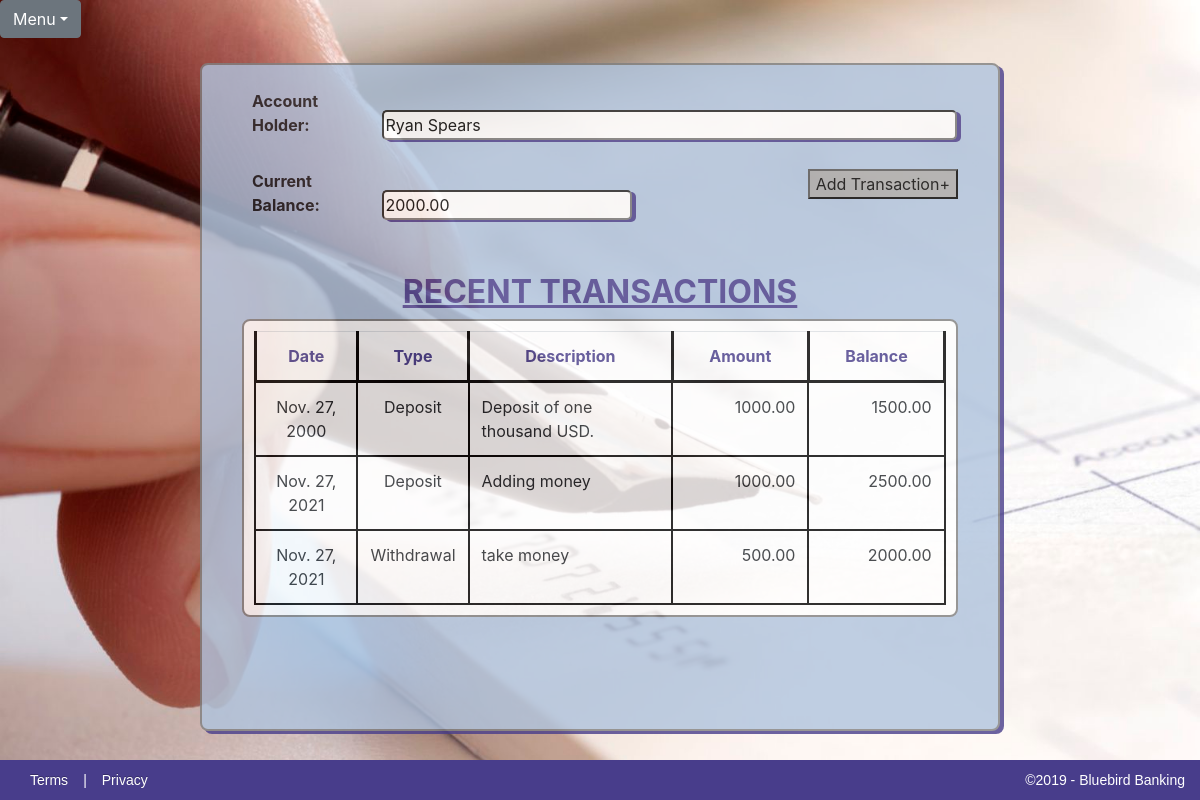
Page /1/balance/ on the committed database.
### Checkbook/models.py (models this page shows)
class Account(models.Model):
    first_name = models.CharField(max_length=50)
    last_name = models.CharField(max_length=50)
    initial_deposit = models.DecimalField(max_digits=15, decimal_places=2)
    Accounts = models.Manager()
    def __str__(self):
        return self.first_name + ' ' + self.last_name

class Transaction(models.Model):
    date = models.DateField()
    type = models.CharField(max_length=10, choices=TransactionTypes)
    amount = models.DecimalField(max_digits=15, decimal_places=2)
    description = models.CharField(max_length=100)
    account = models.ForeignKey(Account, on_delete=models.CASCADE)
    Transactions = models.Manager()

### Checkbook/views.py (the view)
# urls.py: path('<int:pk>/balance/', views.balance, name='balance'),
def balance(request, pk):
    account = get_object_or_404(Account, pk=pk)
    transactions = Transaction.Transactions.filter(account=pk)
    current_total = account.initial_deposit
    table_contents = {}
    for t in transactions:
        if t.type == 'Deposit':
            current_total += t.amount
            table_contents.update({t: current_total})
        else:
            current_total -= t.amount
            table_contents.update({t: current_total})
    content = {'account': account, 'table_contents': table_contents, 'balance': current_total}
    return render(request, 'checkbook/BalanceSheet.html', content)

### Checkbook/templates/checkbook/BalanceSheet.html (shortened to what this page needs)
{% extends 'checkbook_base.html' %}
{% block content %}
<div id="all-transactions-form">
    <form>
        <br>
        <label>Account Holder:</label>
        <input id="accountholder" type="text" name="accountHolder" value="{{ account }}" readonly>
        <br><br>
        <label>Current Balance:</label>
        <input id="balance" type="text" name="currentBalance" value="{{ balance }}" readonly>
        <button type="button"><a href="{% url 'transaction' %}">Add Transaction+</a></button>
    </form>
    <br><br>
</div>
<h2>RECENT TRANSACTIONS</h2>
<table class="table table-responsive" id="transactions-table">
    <tr id="headerRow">
        <th>Date</th>
        <th>Type</th>
        <th>Description</th>
        <th>Amount</th>
        <th>Balance</th>
    </tr>
    {% for key, total in table_contents.items %}
    <tr>
        <td class="center">{{ key.date }}</td>
        <td class="center">{{ key.type }}</td>
        <td class="left">{{ key.description }}</td>
        <td class="right">{{ key.amount }}</td>
        <td class="right">{{ total }}</td>
    </tr>
    {% endfor %}
</table>
<br><br>
{% endblock %}

### Checkbook/templates/checkbook_base.html (shortened to what this page needs)
{% load static %}
<!DOCTYPE html>
<html lang="en">
<head>
    <link rel="stylesheet" href="{% static '/CSS/CheckbookApp.css' %}">
    <link rel="stylesheet" href="https://stackpath.bootstrapcdn.com/bootstrap/4.3.1/css/bootstrap.min.css">
    <link rel="stylesheet" href="https://maxcdn.bootstrapcdn.com/font-awesome/4.7.0/css/font-awesome.min.css">
</head>
<header>
    <div class="JavaScriptDropdown">
        <div class="btn-group">
            <button type="button" class="btn btn-secondary dropdown-toggle" data-toggle="dropdown">Menu</button>
        </div>
    </div>
</header>
<body id="body">
<div class="checkbook-container">
    {% block content %}{% endblock %}
    <br><br>
</div>
<section id="block-footer">
    <p id="footer-right"><a href="#">Terms</a>|<a href="#">Privacy</a></p>
    <p id="footer-left">&copy;2019 - Bluebird Banking</p>
</section>
</body>
</html>

### Checkbook/static/CSS/CheckbookApp.css (style rules this page uses)
html, body { height: cover; width: cover; }
body { font-family: Lucida Sans Unicode; text-align: center; background-image: url('../../static/images/CheckCalligraphyPen.jpg'); -webkit-background-size: cover; -moz-background-size: cover; -o-background-size: cover; background-size: cover; overflow: scroll; background-repeat: no-repeat; }
label { width: 125px; margin-left: 50px; font-weight: bold; opacity: initial; }
input, select { width: 500px; border-radius: 5px; box-shadow: 4px 2px darkslateblue; }
th { border: 3px solid black; }
tr td { height: 25px; border: 2px solid black; word-wrap: normal; vertical-align: top; width: auto; }
#headerRow { color: darkslateblue; text-align: center; }
.center { text-align: center; width: 15%; }
.left { padding-left: 10px; width: 30%; word-wrap: normal; }
.right { padding-right: 5px; width: 20%; text-align: right; }
.JavaScriptDropdown { position: relative; margin-top: 0; }
.checkbook-container { opacity: 0.8; position: relative; width: 800px; height: auto; border-radius: 8px; border: 2px solid gray; box-shadow: 4px 3px darkslateblue; margin-left: auto; margin-right: auto; margin-top: 25px; background-color: lightsteelblue; }
.checkbook-container h2 { color: darkslateblue; font-size: 32px; font-weight: bold; text-align: center; text-decoration: underline; }
#all-transactions-form { position: relative; }
#all-transactions-form button { background-color: darkgray; position: relative; right: 40px; float: right; }
#accountholder { width: 575px; }
#balance { width: 250px; }
#transactions-table { background-color:white; width: 90%; height: auto; margin-right: auto; margin-left: auto; padding: 10px; border: 2px solid gray; border-collapse: collapse; border-radius: 8px; table-layout: auto; float: center; position: relative; }
.checkbook-container button, .new-account-button { background-color: darkgray; display: block; margin-left: auto; margin-right: auto; }
button a, button a:hover { text-decoration: none; text-align: center; color:black; }
#block-footer { clear: both; display: flex; width: 100%; -moz-box-sizing: border-box; margin: 0 auto; background-color: darkslateblue; position: fixed; bottom: 0; height: 40px; }
#block-footer a, #block-footer p { flex: 1; color: white; padding: 15px 15px; font-size: 14px; line-height: 10px; font-family:'PT Sans', Arial, Helvetica, sans-serif; }
#footer-left { width: 40%; text-align: right; }
#block-footer { float:left; clear:both; width:100%; }
#block-footer a { color: white; text-shadow: 0 -1px 0 rgba(0, 0, 0, 0.25); text-decoration: none; outline: medium none; }

### rows in the picture
Account: accountHolder "Ryan Spears"
Transaction: date "Nov. 27, 2000", type "Deposit", description "Deposit of one thousand USD.", amount "1000.00", total "1500.00"
Transaction: date "Nov. 27, 2021", type "Deposit", description "Adding money", amount "1000.00", total "2500.00"
Transaction: date "Nov. 27, 2021", type "Withdrawal", description "take money", amount "500.00", total "2000.00"
